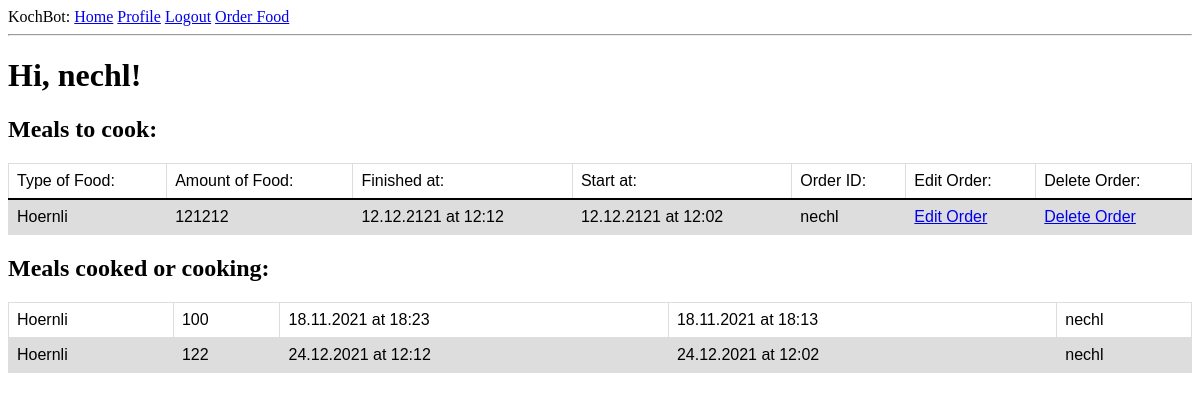
The page /index (signed in) on the database its author committed.
### app/models.py (models this page shows, shortened)
class User(UserMixin, db.Model):
    id = db.Column(db.Integer, primary_key=True)
    username = db.Column(db.String(64), index=True, unique=True)
    email = db.Column(db.String(120), index=True, unique=True)
    password_hash = db.Column(db.String(128))
    orders = db.relationship('Order', backref='author', lazy='dynamic')

class Order(db.Model):
    id = db.Column(db.Integer, primary_key = True)
    food = db.Column(db.String(140))
    timestamp = db.Column(db.DateTime,  default=datetime.utcnow)
    amount = db.Column(db.Integer())
    finished_at = db.Column(db.DateTime, index = True)
    start_at = db.Column(db.DateTime)
    user_id = db.Column(db.Integer, db.ForeignKey('user.id'))
    cooking = db.Column(db.Boolean, default = False)

### app/routes.py (the view)
@app.route('/')
@app.route('/index')
@login_required
def index():
    orders = Order.query.filter_by(cooking = False).order_by(Order.finished_at.asc()).all()
    orders_cooked = Order.query.filter_by(cooking = True).order_by(Order.finished_at.asc()).all()
    return render_template('index.html', title='Home', orders=orders, orders_cooked = orders_cooked)

### app/models.py (called while the page is built)
@login.user_loader
def load_user(id):
    return User.query.get(int(id))

### app/templates/index.html
{% extends "base.html" %}
{% block content %}
    <div class="MainContent">
        <h1>Hi, {{ current_user.username }}!</h1>
        <h2>Meals to cook:</h2>
        <table id="orders">
            <tr id="orders_header">
                <th id="orders_header">Type of Food:</th>
                <th id="orders_header">Amount of Food:</th>
                <th id="orders_header">Finished at:</th>
                <th id="orders_header">Start at:</th>
                <th id="orders_header">Order ID:</th>
                <th id="orders_header">Edit Order:</th>
                <th id="orders_header">Delete Order:</th>
            </tr>
            {% for order in orders %}
                {% include '_order.html' %}
            {% endfor %}
        </table>
        <h2>Meals cooked or cooking:</h2>
        <table id="orders">
            {% for order in orders_cooked %}
                {% include '_order_cooked.html' %}
            {% endfor %}
        </table>
    </div>
{% endblock %}

### app/templates/_order.html
<tr id="orders">
    <th id="orders">{{ order.food }}</th>
    <th id="orders">{{ order.amount }}</th>
    <th id="orders">{{ order.finished_at.strftime("%d.%m.%Y at %H:%M") }}</th>
    <th id="orders">{{ order.start_at.strftime("%d.%m.%Y at %H:%M") }}</th>
    <th id="orders">{{ order.user_id }}</th>
    <th id="orders"><a href="{{ url_for('edit_order', id=order.id) }}">Edit Order</a></th>
    <th id="orders"><a href="{{ url_for('delete_order', id=order.id) }}">Delete Order</a></th>
</tr>

### app/templates/_order_cooked.html
<tr id="orders">
    <th id="orders">{{ order.food }}</th>
    <th id="orders">{{ order.amount }}</th>
    <th id="orders">{{ order.finished_at.strftime("%d.%m.%Y at %H:%M") }}</th>
    <th id="orders">{{ order.start_at.strftime("%d.%m.%Y at %H:%M") }}</th>
    <th id="orders">{{ order.user_id }}</th>
</tr>

### app/static/style/style.css (style rules this page uses)
table#orders { font-family: Arial, sans-serif; font-style:normal; border-collapse: collapse; width: 100%; }
td#orders, th#orders, th#orders_header { border: 1px solid #dddddd; text-align: left; padding: 8px; font-weight: normal; }
tr#orders_header { font-weight: bold; border-bottom: 2px solid black; }
tr#orders:nth-child(even) { background-color: #dddddd; }
.MainContent { background-color: white; }

### rows shown on the page
User: username "nechl"
Order: food "Hoernli", amount "121212", finished_at "12.12.2121 at 12:12", start_at "12.12.2121 at 12:02", user_id "nechl"
Order: food "Hoernli", amount "100", finished_at "18.11.2021 at 18:23", start_at "18.11.2021 at 18:13", user_id "nechl"
Order: food "Hoernli", amount "122", finished_at "24.12.2021 at 12:12", start_at "24.12.2021 at 12:02", user_id "nechl"
